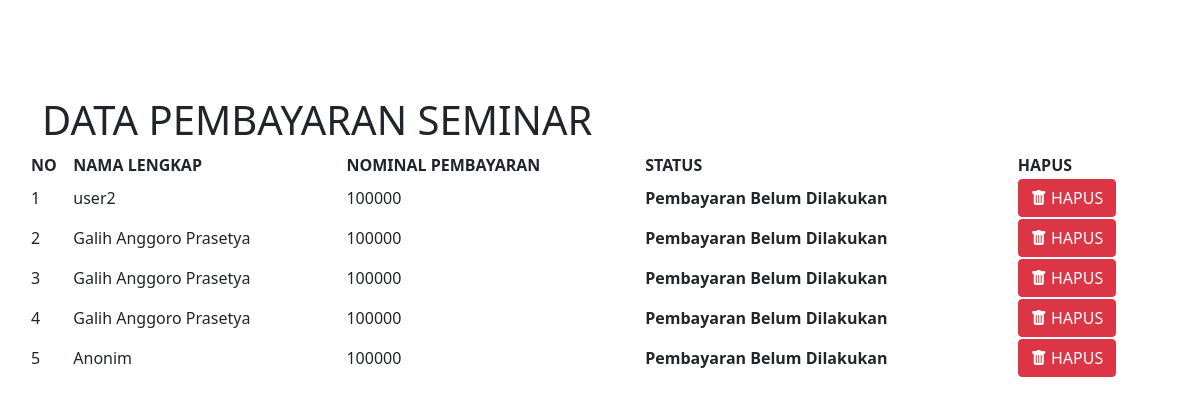
The app's page /data.php with its own data.
### tables this page shows
CREATE TABLE `klien` (
  `id` int(11) NOT NULL,
  `nama` varchar(300) NOT NULL,
  `alamat` text NOT NULL,
  `biaya` varchar(30) NOT NULL,
  `order_id` varchar(30) NOT NULL,
  `transaction_status` varchar(5) NOT NULL,
  `email` text NOT NULL
);

### data.php (the view, shortened to what this page needs)
<!doctype html>
<html lang="en">
  <head>
    <link href="https://cdn.jsdelivr.net/npm/bootstrap@5.1.3/dist/css/bootstrap.min.css" rel="stylesheet">
    <link rel="stylesheet" href="https://cdn.jsdelivr.net/npm/bootstrap-icons@1.7.2/font/bootstrap-icons.css">
    <link rel="stylesheet" href="https://unpkg.com/bootstrap-table@1.21.0/dist/bootstrap-table.min.css">
  </head>
  <body>
         <div class="container">
  <div class="row">
   <h1> <br>
      <br>DATA PEMBAYARAN SEMINAR</h1>
<br>
<table
  id="table"
  data-toggle="table"
  data-height="460"
  data-pagination="true"
  data-search="true"
 >
  <thead>
    <tr>
      <th data-field="id">NO</th>
      <th data-field="name">NAMA LENGKAP </th>
      <th data-field="nominal">NOMINAL PEMBAYARAN</th>
       <th data-field="status">STATUS</th>
           <th data-field="hapus">HAPUS</th>
    </tr>
  </thead>
  <tbody>
                      <?php
            include "koneksi.php";
  $no=1;
$query = mysqli_query($koneksi, "SELECT * FROM klien ORDER BY id ASC ");
while ($data = mysqli_fetch_array($query)) {
$status=$data['transaction_status'];
   echo "<tr>";
   echo "<td >".$no++."</td>";
    echo "<td>".$data['nama']."</td>";
     echo "<td>".$data['biaya']."</td>";
if($status >=3 )
{
echo  "<td><b> Pembayaran Sukses</b></span></td>";
}
elseif ($status>=2  ) {
  echo "<td><b> Pembayaran Panding</b></span></td>";
}
else
{
  echo "<td><b> Pembayaran Belum Dilakukan</b></span></td>";
}
    echo "<td><a href='hapus.php?id=".$data['id']."' class='btn btn-danger'><i class='bi bi-trash-fill'></i> HAPUS </a></td>";
    }
  ?>
  </tbody>
</table>
</div>
</div>
  </body>
</html>

### records on screen
klien: nama "user2", biaya "100000", transaction_status "Pembayaran Belum Dilakukan"
klien: nama "Galih Anggoro Prasetya", biaya "100000", transaction_status "Pembayaran Belum Dilakukan"
klien: nama "Galih Anggoro Prasetya", biaya "100000", transaction_status "Pembayaran Belum Dilakukan"
klien: nama "Galih Anggoro Prasetya", biaya "100000", transaction_status "Pembayaran Belum Dilakukan"
klien: nama "Anonim", biaya "100000", transaction_status "Pembayaran Belum Dilakukan"
